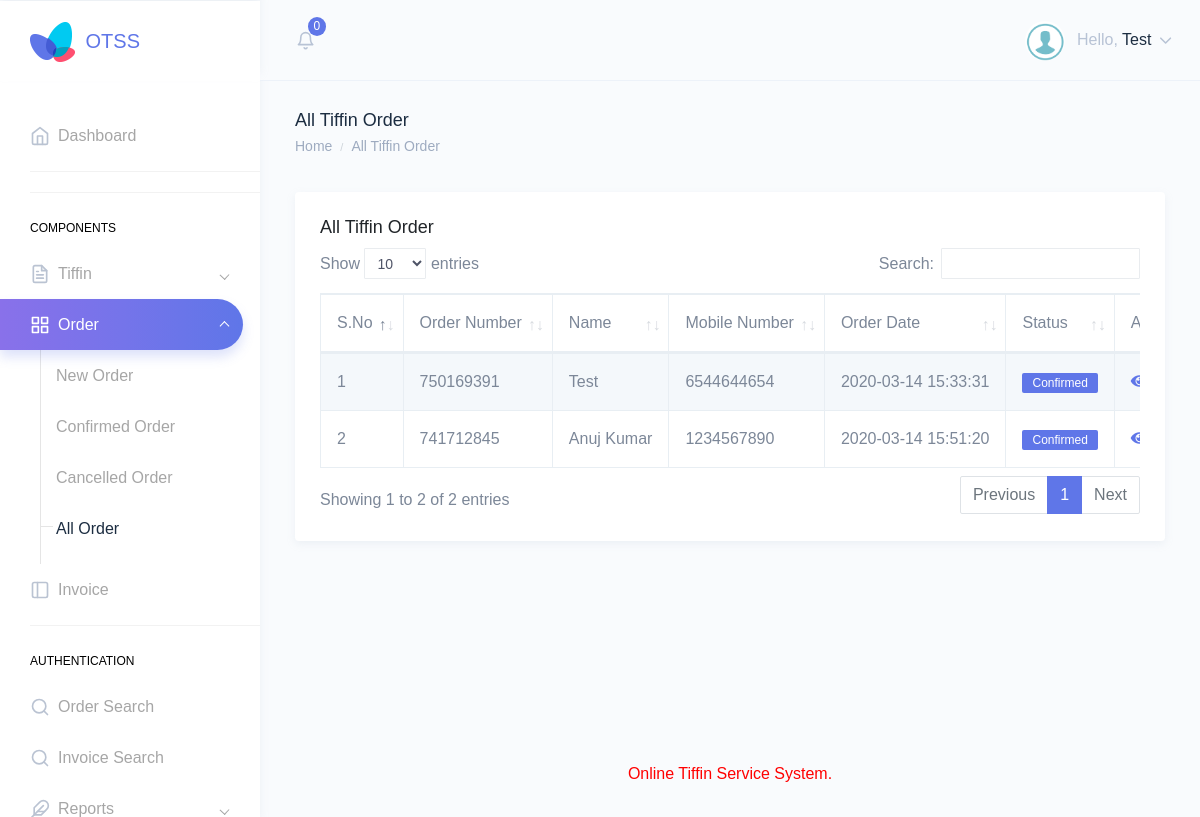
The app's page /otss/admin/all-order.php (signed in) with its own data.
### tables this page shows
CREATE TABLE `tblorder` (
  `ID` int(10) NOT NULL,
  `TiffinID` int(10) DEFAULT NULL,
  `UserID` int(5) NOT NULL,
  `OrderNumber` int(10) DEFAULT NULL,
  `FullName` varchar(120) DEFAULT NULL,
  `Email` varchar(200) DEFAULT NULL,
  `MobileNumber` bigint(10) DEFAULT NULL,
  `Quantity` int(10) DEFAULT NULL,
  `FromDate` varchar(200) DEFAULT NULL,
  `ToDate` varchar(200) DEFAULT NULL,
  `Time` varchar(50) DEFAULT NULL,
  `Address` mediumtext DEFAULT NULL,
  `OrderDate` timestamp NULL DEFAULT current_timestamp(),
  `TotalCost` varchar(200) NOT NULL,
  `Remark` varchar(200) NOT NULL,
  `Status` varchar(50) DEFAULT NULL,
  `UpdationDate` timestamp NULL DEFAULT NULL ON UPDATE current_timestamp()
);

### otss/admin/all-order.php (the view, shortened to what this page needs)
<?php
include('includes/dbconnection.php');
if (strlen($_SESSION['otssaid']==0)) {
  header('location:logout.php');
  } else{
  ?>
<!DOCTYPE html>
<html dir="ltr" lang="en">
<head>
    <link href="assets/extra-libs/datatables.net-bs4/css/dataTables.bootstrap4.css" rel="stylesheet">
    <link href="dist/css/style.min.css" rel="stylesheet">
</head>
<body>
    <div id="main-wrapper" data-theme="light" data-layout="vertical" data-navbarbg="skin6" data-sidebartype="full" data-sidebar-position="fixed" data-header-position="fixed" data-boxed-layout="full">
         <?php include_once('includes/header.php');?>
        <?php include_once('includes/sidebar.php');?>
        <div class="page-wrapper">
            <div class="page-breadcrumb">
                <div class="row">
                    <div class="col-7 align-self-center">
                        <h4 class="page-title text-truncate text-dark font-weight-medium mb-1">All Tiffin Order</h4>
                        <div class="d-flex align-items-center">
                            <nav aria-label="breadcrumb">
                                <ol class="breadcrumb m-0 p-0">
                                    <li class="breadcrumb-item"><a href="dashboard.php" class="text-muted">Home</a></li>
                                    <li class="breadcrumb-item text-muted active" aria-current="page">All Tiffin Order</li>
                                </ol>
                            </nav>
                        </div>
                    </div>
                </div>
            </div>
            <div class="container-fluid">
                <div class="row">
                    <div class="col-12">
                        <div class="card">
                            <div class="card-body">
                                <h4 class="card-title">All Tiffin Order</h4>
                                <div class="table-responsive">
                                    <table id="zero_config" class="table table-striped table-bordered no-wrap">
                                        <thead>
                                            <tr>
                                                <th>S.No</th>
                                                <th>Order Number</th>
                                                <th>Name</th>
                                                <th>Mobile Number</th>
                                                <th>Order Date</th>
                                                <th>Status</th>
                                                <th>Action</th>
                                            </tr>
                                        </thead>
                                        <tbody>
                                            <?php
$sql="SELECT * from tblorder";
$query = $dbh -> prepare($sql);
$query->execute();
$results=$query->fetchAll(PDO::FETCH_OBJ);
$cnt=1;
if($query->rowCount() > 0)
{
foreach($results as $row)
{               ?>
                                            <tr>
                                                <td><?php echo htmlentities($cnt);?></td>
                                                <td><?php  echo htmlentities($row->OrderNumber);?></td>
                                                <td><?php  echo htmlentities($row->FullName);?></td>
                                                <td><?php  echo htmlentities($row->MobileNumber);?></td>
                                                <td><?php  echo htmlentities($row->OrderDate);?></td>
                                                <?php if($row->Status==""){ ?>
                     <td class="font-w600"><?php echo "Not Updated Yet"; ?></td>
<?php } else { ?>
                                        <td class="d-none d-sm-table-cell">
                                            <span class="badge badge-primary"><?php  echo htmlentities($row->Status);?></span>
                                        </td>
<?php } ?>
                                                <td><a href="view-order-detail.php?viewid=<?php echo htmlentities ($row->ID);?>"><i class="fa fa-eye" aria-hidden="true"></i></a></td>
                                            </tr>
                                    <?php $cnt=$cnt+1;}} ?>
                                        </tbody>
                                    </table>
                                </div>
                            </div>
                        </div>
                    </div>
                </div>
            </div>
         <?php include_once('includes/footer.php');?>
        </div>
    </div>
</body>
</html>
<?php }  ?>

### otss/admin/includes/header.php (shortened to what this page needs)
<header class="topbar" data-navbarbg="skin6">
            <nav class="navbar top-navbar navbar-expand-md">
                <div class="navbar-header" data-logobg="skin6">
                    <div class="navbar-brand">
                        <a href="dashboard.php">
                            <b class="logo-icon">
                                <img src="assets/images/logo-icon.png" alt="homepage" class="dark-logo" />
                            </b>
                           <strong>OTSS</strong>
                        </a>
                    </div>
                </div>
                <div class="navbar-collapse collapse" id="navbarSupportedContent">
                    <ul class="navbar-nav float-left mr-auto ml-3 pl-1">
                        <li class="nav-item dropdown">
                            <?php
                        $sql ="SELECT * from  tblorder where Status is null ";
$query = $dbh -> prepare($sql);
$query->execute();
$totneworder=$query->rowCount();
?>
                            <a class="nav-link dropdown-toggle pl-md-3 position-relative" href="javascript:void(0)"
                                id="bell" role="button" data-toggle="dropdown" aria-haspopup="true"
                                aria-expanded="false">
                                <span><i data-feather="bell" class="svg-icon"></i></span>
                                <span class="badge badge-primary notify-no rounded-circle"><?php echo htmlentities($totneworder);?></span>
                            </a>
                        </li>
                    </ul>
                    <ul class="navbar-nav float-right">
                        <li class="nav-item dropdown">
                            <a class="nav-link dropdown-toggle" href="javascript:void(0)" data-toggle="dropdown"
                                aria-haspopup="true" aria-expanded="false">
                                <img src="assets/images/users/images.png" alt="user" class="rounded-circle"
                                    width="40">
                                    <?php
$aid=$_SESSION['otssaid'];
$sql="SELECT AdminName,Email from  tbladmin where ID=:aid";
$query = $dbh -> prepare($sql);
$query->bindParam(':aid',$aid,PDO::PARAM_STR);
$query->execute();
$results=$query->fetchAll(PDO::FETCH_OBJ);
$cnt=1;
if($query->rowCount() > 0)
{
foreach($results as $row)
{               ?>
                                <span class="ml-2 d-none d-lg-inline-block"><span>Hello,</span> <span
                                        class="text-dark"><?php  echo $row->AdminName;?></span> <i data-feather="chevron-down"
                                        class="svg-icon"></i></span><?php $cnt=$cnt+1;}} ?>
                            </a>
                        </li>
                    </ul>
                </div>
            </nav>
        </header>

### records on screen
tblorder: OrderNumber "750169391", FullName "Test", MobileNumber "6544644654", OrderDate "2020-03-14 15:33:31", Status "Confirmed"
tblorder: OrderNumber "741712845", FullName "Anuj Kumar", MobileNumber "1234567890", OrderDate "2020-03-14 15:51:20", Status "Confirmed"

### other values on screen
$totneworder "0"
$row->AdminName "Test"
